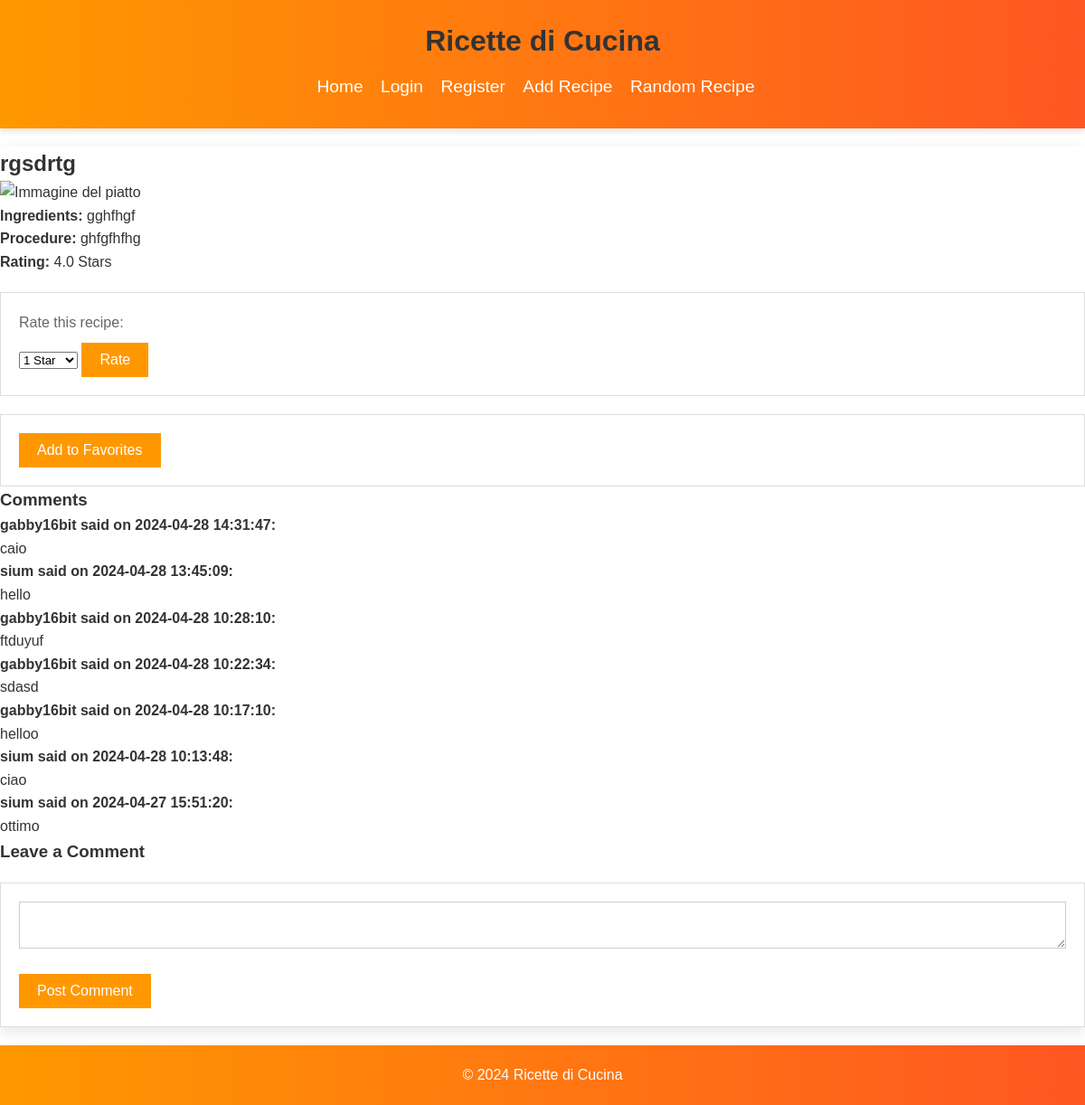
The app's page /recipe/1, older data.
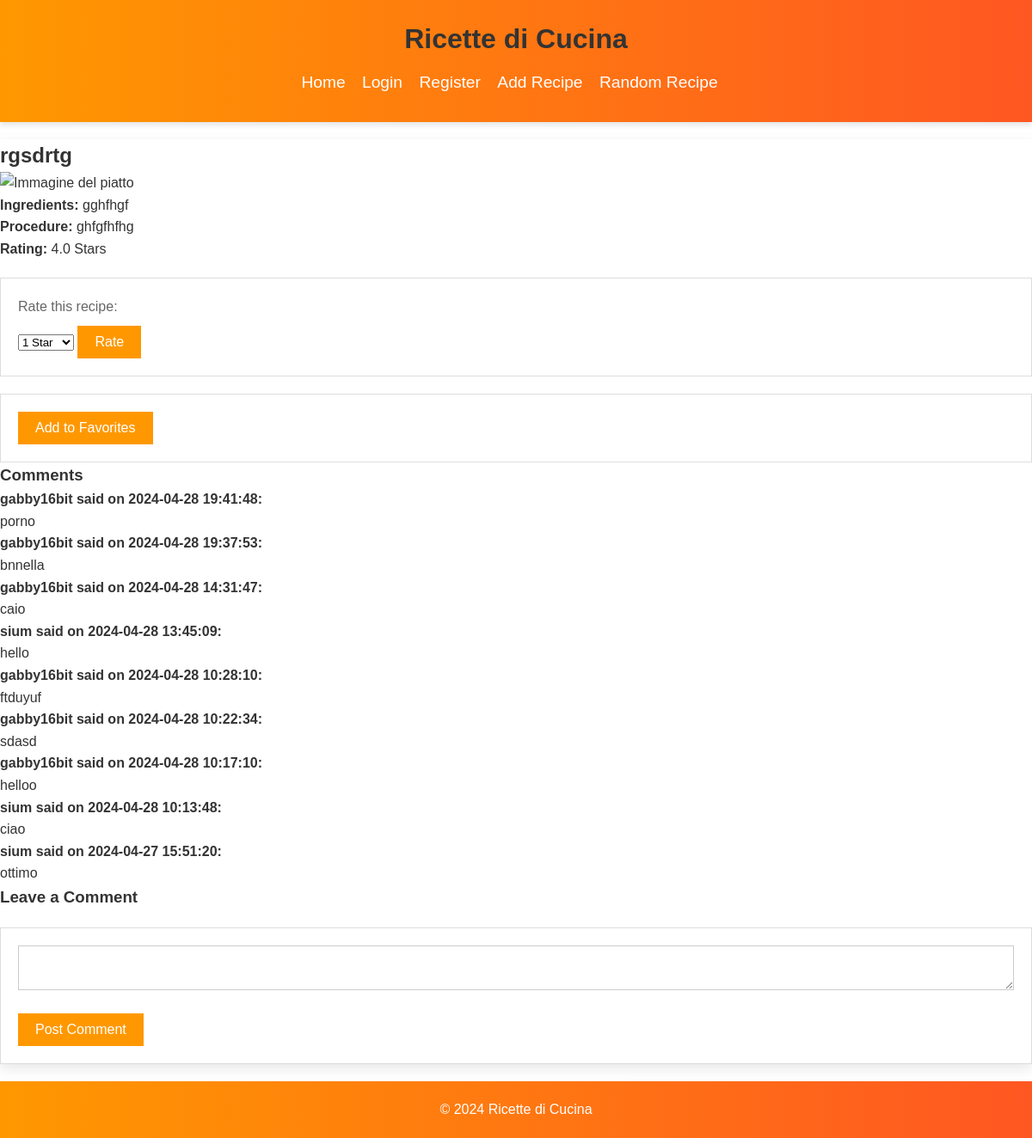
The same page, newer data.
### tables this page shows
CREATE TABLE recipe (
    id INTEGER PRIMARY KEY AUTOINCREMENT,
    name TEXT NOT NULL,
    ingredients TEXT NOT NULL,
    procedure TEXT NOT NULL,
    star_rating REAL DEFAULT 0,
    user_id INTEGER, image_path TEXT,
    FOREIGN KEY (user_id) REFERENCES user (id)
);

CREATE TABLE comment (
    id INTEGER PRIMARY KEY AUTOINCREMENT,
    user_id INTEGER NOT NULL,
    recipe_id INTEGER NOT NULL,
    text TEXT NOT NULL,
    created_at TIMESTAMP DEFAULT CURRENT_TIMESTAMP,
    FOREIGN KEY (user_id) REFERENCES user (id),
    FOREIGN KEY (recipe_id) REFERENCES recipe (id)
);

CREATE TABLE user (
    id INTEGER PRIMARY KEY AUTOINCREMENT,
    username TEXT UNIQUE NOT NULL,
    email TEXT UNIQUE NOT NULL,
    password_hash TEXT NOT NULL
);

### app.py (the view)
@app.route('/recipe/<int:recipe_id>')
def view_recipe(recipe_id):
    db = get_db()
    recipe_data = db.execute('SELECT * FROM recipe WHERE id = ?', (recipe_id,)).fetchone()
    recipe = dict(recipe_data)  # Converti in un dizionario mutabile
    comments = db.execute(
        'SELECT comment.*, user.username FROM comment '
        'JOIN user ON comment.user_id = user.id '
        'WHERE recipe_id = ? ORDER BY comment.created_at DESC',
        (recipe_id,)
    ).fetchall()
    rating_result = db.execute(
        'SELECT AVG(rating) as average_rating FROM rating '
        'WHERE recipe_id = ?',
        (recipe_id,)
    ).fetchone()
    if rating_result['average_rating'] is not None:
        recipe['average_rating'] = float(rating_result['average_rating'])
    else:
        recipe['average_rating'] = 'Not yet rated'
    user_rating = None
    if 'user_id' in session:
        user_rating_query = db.execute(
            'SELECT rating FROM rating WHERE user_id = ? AND recipe_id = ?',
            (session['user_id'], recipe_id)
        ).fetchone()
        user_rating = user_rating_query['rating'] if user_rating_query else None
    return render_template('recipe_view.html', recipe=recipe, comments=comments, user_rating=user_rating)

### app.py (called while the page is built)
def get_db():
    db_path = app.config['DATABASE']
    if '_database' not in g:
        g._database = sqlite3.connect(db_path)
        g._database.row_factory = sqlite3.Row
    return g._database

@app.teardown_appcontext
def close_connection(exception):
    db = g.pop('_database', None)
    if db is not None:
        db.close()

### templates/recipe_view.html
{% extends "layout.html" %}
{% block content %}
    <h2>{{ recipe.name }}</h2>
    <img src="{{ recipe.image_path }}" alt="Immagine del piatto" style="max-width: 100%; height: auto;">
    <p><strong>Ingredients:</strong> {{ recipe.ingredients }}</p>
    <p><strong>Procedure:</strong> {{ recipe.procedure }}</p>
    <p><strong>Rating:</strong>
        {% if recipe.average_rating != 'No ratings yet' %}
            {{ recipe.average_rating|round(1) }} Stars
        {% else %}
            {{ recipe.average_rating }}
        {% endif %}
    </p>
    <form method="post" action="{{ url_for('rate_recipe', recipe_id=recipe.id) }}">
        <label for="rating">Rate this recipe:</label>
        <select name="rating" id="rating">
            {% for star in range(1, 6) %}
                <option value="{{ star }}" {{ 'selected' if user_rating and star == user_rating }}> {{ star }} Star{{ 's' if star > 1 }}</option>
            {% endfor %}
        </select>
        <button type="submit">Rate</button>
    </form>
    <form action="{{ url_for('add_to_favorites', recipe_id=recipe.id) }}" method="post">
        <button type="submit">Add to Favorites</button>
    </form>
    <div class="comments">
        <h3>Comments</h3>
        {% for comment in comments %}
            <div class="comment">
                <strong>{{ comment.username }} said on {{ comment.created_at }}:</strong>
                <p>{{ comment.text }}</p>
            </div>
        {% endfor %}
    </div>
    <section class="comments">
        <h3>Leave a Comment</h3>
        <form method="post" action="{{ url_for('submit_comment', recipe_id=recipe.id) }}">
            <textarea name="comment_text" required></textarea>
            <button type="submit">Post Comment</button>
        </form>
    </section>
{% endblock %}

### templates/layout.html (shortened to what this page needs)
<!DOCTYPE html>
<html lang="en">
<head>
    <link rel="stylesheet" href="{{ url_for('static', filename='style.css') }}">
</head>
<body class="{% block body_class %}{% endblock %}">
{% block header %}
    <header>
        <h1>Ricette di Cucina</h1>
        <nav>
            <ul>
                <li><a href="{{ url_for('index') }}">Home</a></li>
                <li><a href="{{ url_for('login') }}">Login</a></li>
                <li><a href="{{ url_for('register') }}">Register</a></li>
                <li><a href="{{ url_for('new_recipe') }}">Add Recipe</a></li>
                <li><a href="{{ url_for('random_recipe') }}">Random Recipe</a></li>
            </ul>
        </nav>
    </header>
{% endblock %}
<main>
    {% block content %}
    {% endblock %}
</main>
{% block footer %}
    <footer>
        <p>&copy; 2024 Ricette di Cucina</p>
    </footer>
{% endblock %}
</body>
</html>

### static/style.css (style rules this page uses)
* { box-sizing: border-box; margin: 0; padding: 0; }
body, h1, h2, h3, p, form, ul, li { font-family: 'Helvetica Neue', Helvetica, Arial, sans-serif; }
body { line-height: 1.6; font-size: 16px; background-color: #fff; color: #333; }
header { background: linear-gradient(to right, #ff9800, #ff5722); color: #ffffff; padding: 20px 10%; text-align: center; box-shadow: 0 4px 6px rgba(0, 0, 0, 0.1); }
nav ul { list-style-type: none; text-align: center; padding: 10px 0; }
nav ul li { display: inline; margin-right: 15px; }
nav ul li a { color: #ffffff; text-decoration: none; font-size: 1.2em; transition: color 0.3s; }
main { margin-top: 20px; background: #ffffff; box-shadow: 0 5px 15px rgba(0, 0, 0, 0.1); }
h1, h2 { color: #333; }
form { background: #ffffff; padding: 20px; margin-top: 20px; border: 1px solid #ddd; transition: transform 0.3s ease-in-out; }
form label { display: block; margin-bottom: 10px; color: #666; }
form input[type="text"], form input[type="email"], form input[type="password"], form textarea { width: 100%; padding: 10px; margin-bottom: 20px; border: 1px solid #ccc; }
form button { background-color: #ff9800; color: #ffffff; border: none; padding: 10px 20px; font-size: 1em; cursor: pointer; transition: background-color 0.3s; }
footer { text-align: center; padding: 20px 10%; background: linear-gradient(to right, #ff9800, #ff5722); color: #ffffff; margin-top: 20px; }
body, h1, h2, h3, p, form, ul, li { font-family: Arial, sans-serif; }

Row changes from the older to the newer data that the page shows:
added comment: username "gabby16bit", created_at "2024-04-28 19:41:48", text "porno"
added comment: username "gabby16bit", created_at "2024-04-28 19:37:53", text "bnnella"
